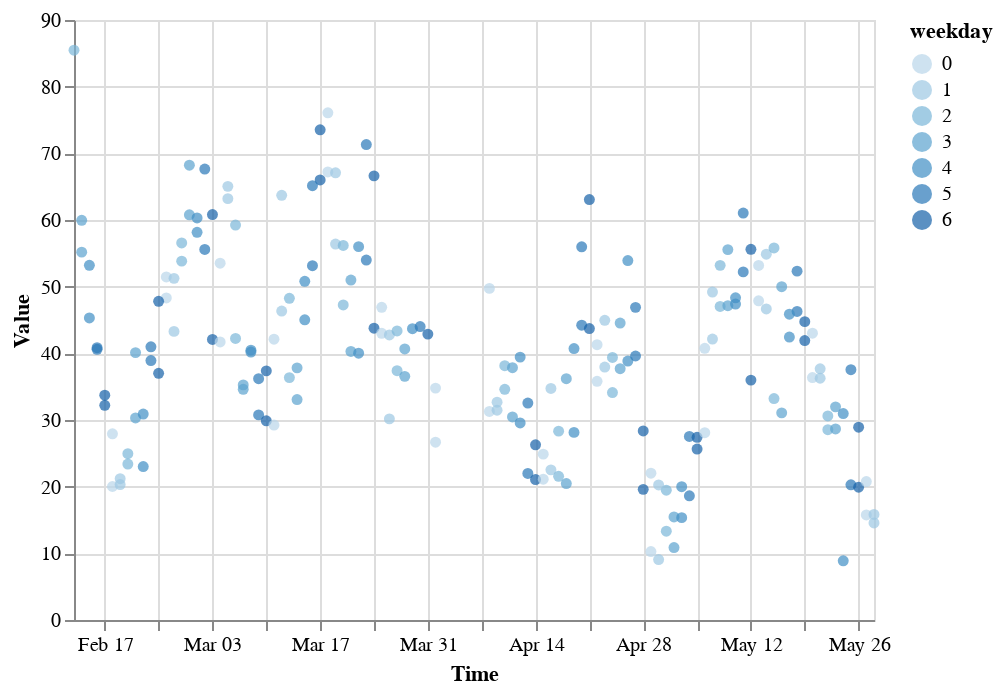

Notebook source saved alongside this figure:
### Code cell
brush = alt.selection(type='interval')
alt.Chart(aggdata[aggdata['Group']=='PTT']).mark_circle().encode(
    x='Time',
    y='Value',
    color=alt.condition(brush, 'weekday:O', alt.value('grey')),
).add_selection(brush)

### Figure 1 — Vega-Lite specification as saved in the notebook (floating-point values rounded to 4 significant figures; data arrays with more than 128 entries replaced by an {"elided": "..."} marker saying what was removed)
{"config": {"view": {"continuousWidth": 400, "continuousHeight": 300}}, "data": {"name": "data-88a0a4ca39798c01c340931a7bf9e6db"}, "mark": "circle", "encoding": {"color": {"condition": {"field": "weekday", "type": "ordinal", "selection": "selector002"}, "value": "grey"}, "x": {"field": "Time", "type": "temporal"}, "y": {"field": "Value", "type": "quantitative"}}, "selection": {"selector002": {"type": "interval"}}, "$schema": "https://vega.github.io/schema/vega-lite/v4.17.0.json", "datasets": {"data-88a0a4ca39798c01c340931a7bf9e6db": {"elided": "194 records"}}}
